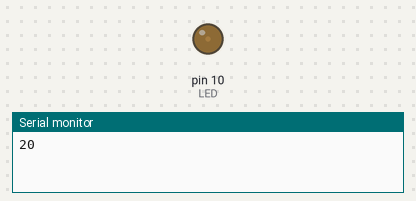
A sketch run on a simulated Arduino Uno, built with avr-gcc and run on an emulated ATmega328P. Shown: output pins drawn as LEDs (lit = HIGH), the last lines printed to the serial monitor.

Above: at 0.05 s.
At 0.6 s:
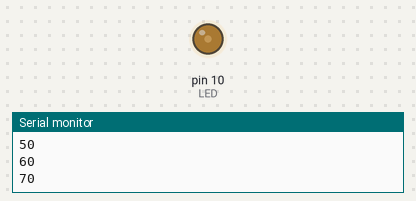
At 1.2 s:
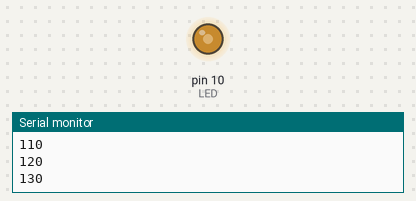
At 2.4 s:
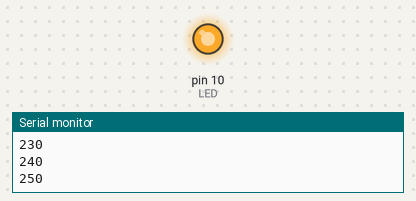
Timing chart, 0 to 6.0 s (numbered marks = the images above):
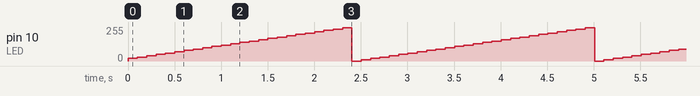

The sketch:

ex3.ino
```cpp
// 例題3: LEDの明るさを制御

// defineはコンパイル時にマクロ変換される
#define LED 10  // LED接続ピン

/**
 * 関数名: setup
 * 引数: なし
 * 処理: 各初期設定のため初回のみ実行
 */
void setup() {
    // put your setup code here, to run once:

    pinMode(LED, OUTPUT);  // LED接続ピン出力
    Serial.begin(9600);    // シリアルモニタ初期化
}

int dt = 20;  // デューティー比(0-255)

/**
 * 関数名: loop
 * 引数: なし
 * 処理: 無限ループ．LEDの明るさを制御
 */
void loop() {
    // put your main code here, to run repeatedly:

    Serial.println(dt);    // デューティー比表示(最後の文字の後に改行)
    analogWrite(LED, dt);  // LED点灯
    dt = dt + 10;          // デューティー比+10

    // デューティー比が255以上になった場合
    if (255 < dt) {
        dt = 0;  // デューティー比を0にする
    }

    delay(100);  // 遅延[ms]
}
```

Measured:
- by itself, pin 10 (LED): ramps from 0/255 to 250/255 and jumps back, once every 2.6 s
